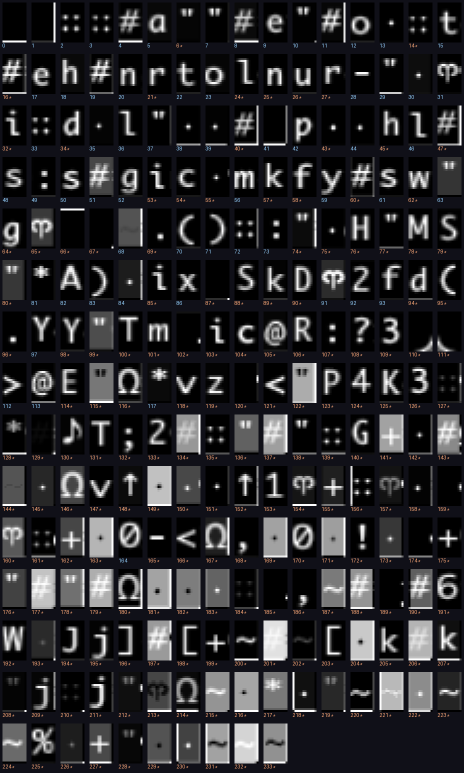
#> input picture 03-brogue/atlas_sheet.png, 928 x 1545 px, given as the content of the folder runs/frames, which was not available (shown at 1/2 size)
$ python build_atlas.py
#> lines starting #> are read from the running program, lines starting #| are printed output that depends on the picture; pictures that were not available may be replaced by others from this repository, and a replacement may not be noted
### 03-brogue/brogueagent/screen.py
"""Turn a screenshot of Brogue into a grid of characters.

Brogue draws a 100x34 character grid, and *stretches it over the whole client
area*: at `--size 4` the window is 908x567, so a cell is 9.08 x 16.68 pixels and
the cell boundaries drift by eight pixels between the left edge of the screen and
the right. Three earlier versions of this file assumed an integer lattice and
each one failed in a way worth recording, because the symptom never pointed at
the cause:

* a fixed 9x16 grid finds **1,924 distinct glyph shapes** in a font that has
  about ninety -- every cell is sliced in a slightly different place;
* aligning that grid by looking for quiet seams wanders by up to 18 pixels from
  frame to frame, because most of a Brogue screen is black and nearly every
  offset looks quiet;
* aligning it by *repetition* -- the right grid draws the same floor glyph
  hundreds of times -- is stable in x and still ambiguous in y, because the font
  does not fill its cell.

Cutting on the rounded fractional boundaries and resampling each cell into one
canonical box fixes all three at once: 174 prototypes, 90 of which cover 96% of
the cells on screen.

Matching is colour-blind and polarity-blind. Brogue paints the same letter in a
dozen colours, and on a lit tile it inverts to dark-on-light; only the shape is
stable. Colour is kept separately, because it carries its own information.
"""
from __future__ import annotations

import json
from dataclasses import dataclass
from pathlib import Path

import numpy as np
from PIL import Image

GRID_COLS, GRID_ROWS = 100, 34
BOX_W, BOX_H = 12, 20          # the canonical cell, larger than any on-screen cell
MIN_INK = 30.0                 # L2 norm below this and the cell is blank

# Brogue's layout: sidebar down the left, messages along the top, a button bar at
# the bottom, the dungeon in between.
SIDEBAR_COLS = 20
MESSAGE_ROWS = 3
FOOTER_ROWS = 2
MAP_COL0, MAP_ROW0 = SIDEBAR_COLS, MESSAGE_ROWS
MAP_COLS = GRID_COLS - SIDEBAR_COLS
MAP_ROWS = GRID_ROWS - MESSAGE_ROWS - FOOTER_ROWS

ATLAS_PATH = Path(__file__).with_name("atlas.npz")
LABELS_PATH = Path(__file__).with_name("labels.json")


@dataclass
class Screen:
    """One decoded frame."""

    chars: np.ndarray          # (rows, cols) unicode
    colour: np.ndarray         # (rows, cols, 3) mean ink colour
    confidence: np.ndarray     # (rows, cols) cosine similarity of the match
    unknown: int               # cells whose shape is not in the atlas

    def line(self, row: int, col0: int = 0, col1: int | None = None) -> str:
        return "".join(self.chars[row, col0:col1]).rstrip()

    def text(self, col0: int = 0, col1: int | None = None) -> list[str]:
        return [self.line(r, col0, col1) for r in range(self.chars.shape[0])]

    @property
    def map(self) -> np.ndarray:
        return self.chars[MAP_ROW0:MAP_ROW0 + MAP_ROWS, MAP_COL0:MAP_COL0 + MAP_COLS]

    # [4 lines left out: function find, not called in this run]


def cell_vectors(frame: np.ndarray, want_colour: bool = False):
    """Every cell as a contrast- and polarity-normalised vector.

    Returns (vectors, ink norms, mean ink colour or None). Colour is off by
    default because pooling it per cell costs more than the rest of the decode
    put together -- 200 ms of a 230 ms frame -- and the policy reads hue from the
    health bar directly rather than from the grid.
    """
    img = Image.fromarray(np.asarray(frame)) if not isinstance(frame, Image.Image) else frame
    width, height = img.size
    grey = img.convert("L")
    rgb = np.asarray(img.convert("RGB"), dtype=np.float32)

    # Resampling the whole frame once to an exact (cols*BOX_W, rows*BOX_H) image
    # puts every cell on an integer boundary, so the cells are plain array slices
    # afterwards. Cropping and resizing cell by cell gives the same answer and
    # costs about half a second a frame in Python, which is most of the time a
    # game takes to play.
    scaled = np.asarray(grey.resize((GRID_COLS * BOX_W, GRID_ROWS * BOX_H), Image.BILINEAR),
                        dtype=np.float32)
    raw = (scaled.reshape(GRID_ROWS, BOX_H, GRID_COLS, BOX_W)
                 .transpose(0, 2, 1, 3)
                 .reshape(GRID_ROWS, GRID_COLS, BOX_H * BOX_W))

    # Colour is taken from the unscaled frame, pooled per cell on the true
    # fractional boundaries, because it is read for hue and not for shape.
    if not want_colour:
        flat = raw.reshape(-1, BOX_H * BOX_W)
        vectors = flat - np.median(flat, axis=1, keepdims=True)
        vectors[vectors.sum(axis=1) < 0] *= -1
        norms = np.linalg.norm(vectors, axis=1)
        safe = np.where(norms > 1e-6, norms, 1.0)[:, None]
        return (vectors / safe).reshape(GRID_ROWS, GRID_COLS, -1),             norms.reshape(GRID_ROWS, GRID_COLS), None

    ys = np.minimum((np.arange(GRID_ROWS) * height / GRID_ROWS).round().astype(int), height - 1)
    xs = np.minimum((np.arange(GRID_COLS) * width / GRID_COLS).round().astype(int), width - 1)
    yh = max(1, height // GRID_ROWS)
    xw = max(1, width // GRID_COLS)
    colour = np.zeros((GRID_ROWS, GRID_COLS, 3), dtype=np.uint8)
    for r, y in enumerate(ys):
        band = rgb[y:y + yh]
        for c, x in enumerate(xs):
            tile = band[:, x:x + xw].reshape(-1, 3)
            if len(tile):
                lum = tile.mean(axis=1)
                ink = tile[np.abs(lum - np.median(lum)) > 24]
                colour[r, c] = ink.mean(axis=0) if len(ink) else tile.mean(axis=0)

    flat = raw.reshape(-1, BOX_H * BOX_W)
    vectors = flat - np.median(flat, axis=1, keepdims=True)
    # Ink is the minority of a cell's pixels, so forcing it positive merges a
    # glyph with the same glyph drawn dark-on-light on a lit tile.
    vectors[vectors.sum(axis=1) < 0] *= -1
    norms = np.linalg.norm(vectors, axis=1)
    safe = np.where(norms > 1e-6, norms, 1.0)[:, None]
    return (vectors / safe).reshape(GRID_ROWS, GRID_COLS, -1), \
        norms.reshape(GRID_ROWS, GRID_COLS), colour


class Decoder:
    """Prototype glyphs plus their labels."""

    def __init__(self, prototypes: np.ndarray, labels: dict[int, str]):
        self.prototypes = prototypes.astype(np.float32)
        self.labels = labels

    # [28 lines left out: functions load, __call__, not called in this run]

### 03-brogue/build_atlas.py
"""Learn the glyph prototypes from recorded frames, and write a labelling sheet.

    python capture_frames.py --seeds 1 2 3 --frames 28     # record
    python build_atlas.py                                   # cluster + sheet

Clusters every lit cell greedily by cosine similarity, frequency first, and
saves the prototypes to `brogueagent/atlas.npz`. The characters themselves are
not inferred -- `atlas_sheet.png` shows each prototype with its index, and
`brogueagent/labels.json` maps index to character. That file is written once, by
a person reading the sheet, which is cheaper and more exact than training an OCR
model to read a font that is already pixel-perfect on screen.
"""
from __future__ import annotations

import argparse
import json
from pathlib import Path

import numpy as np
from PIL import Image, ImageDraw

from brogueagent.screen import ATLAS_PATH, BOX_H, BOX_W, LABELS_PATH, MIN_INK, cell_vectors

THRESHOLD = 0.80   # below this a cell starts a new prototype


def cluster(vectors: np.ndarray, threshold: float):
    protos = np.zeros((0, vectors.shape[1]), dtype=np.float32)
    assign = np.zeros(len(vectors), dtype=np.int32)
    for i, v in enumerate(vectors):
        if len(protos):
            sims = protos @ v
            j = int(sims.argmax())
            if sims[j] >= threshold:
                assign[i] = j
                continue
        protos = np.vstack([protos, v[None]])
        assign[i] = len(protos) - 1
    return protos, assign


def main() -> None:
    ap = argparse.ArgumentParser()
    ap.add_argument("--frames", default="runs/frames")
    ap.add_argument("--stride", type=int, default=2)
    ap.add_argument("--threshold", type=float, default=THRESHOLD)
    ap.add_argument("--sheet", default="atlas_sheet.png")
    args = ap.parse_args()

    paths = sorted(Path(args.frames).glob("*.png"))[::args.stride]
    if not paths:
        raise SystemExit(f"no frames in {args.frames} -- run capture_frames.py first")

    collected = []
    for path in paths:
        vectors, norms, _ = cell_vectors(Image.open(path))
#> in cell_vectors, img is the input picture: PIL image 928x1545 RGB; mean R, G, B 42.3, 41.9, 44.6
#> in cell_vectors, `scaled = np.asarray(grey.resize((GRID_COLS * BOX_W, GRID_ROWS * BOX_H)..`:
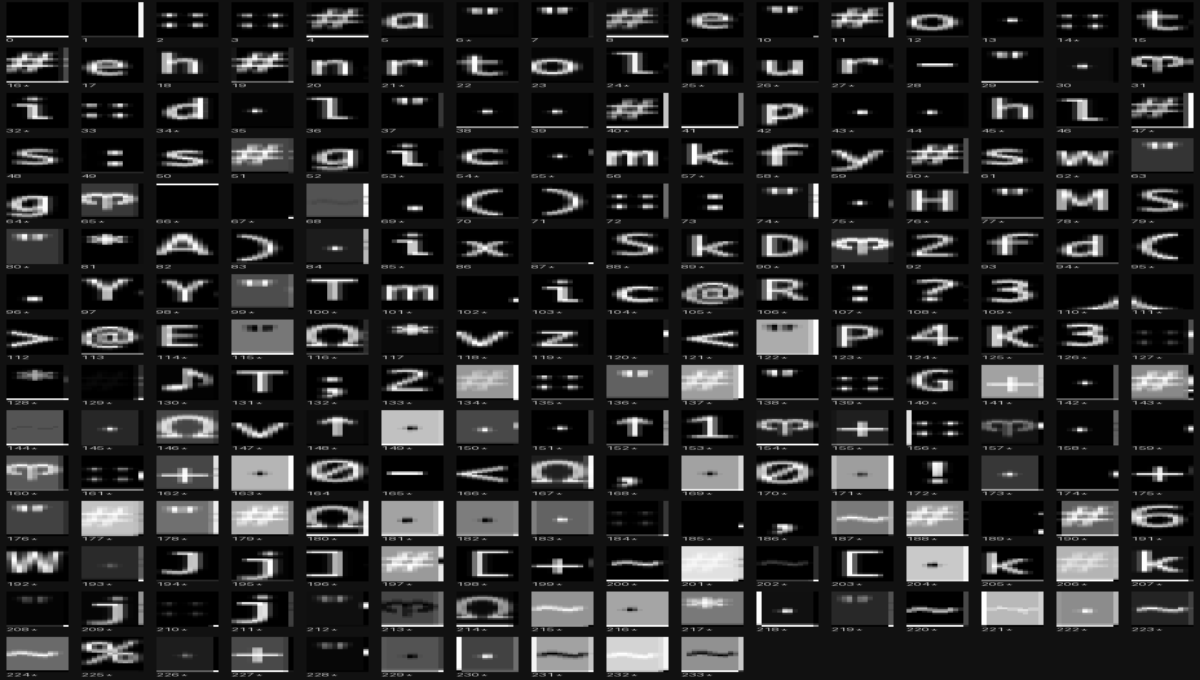
#> scaled: shape (680, 1200) float32; min 0, max 254, mean 42.4
#> in cell_vectors, `flat = raw.reshape(-1, BOX_H * BOX_W)`:
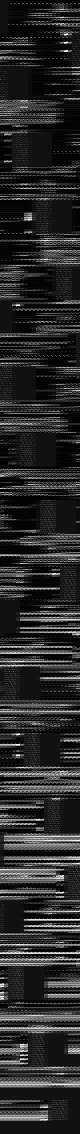
#> flat: shape (3400, 240) float32 (shown at 1/3 size); min 0, max 254, mean 42.4
#> in cell_vectors, `vectors[vectors.sum(axis=1) < 0] *= -1`:
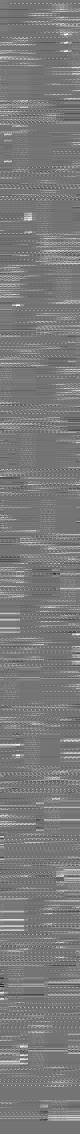
#> vectors: shape (3400, 240) float32 (shown at 1/3 size); min -215, max 254, mean 13.2; drawn with min black and max white
#> in cell_vectors, `norms = np.linalg.norm(vectors, axis=1)`: norms = 3400 values, max 2070.3 at index 11, min 0 at index 12, mean 562.4
#> in cell_vectors, `safe = np.where(norms > 1e-6, norms, 1.0)[:, None]`: safe = 3400 values, max 2070.3 at index 11, min 1 at index 12, mean 562.5
        flat = vectors.reshape(-1, vectors.shape[-1])
        collected.append(flat[norms.reshape(-1) > MIN_INK])
    data = np.vstack(collected).astype(np.float32)
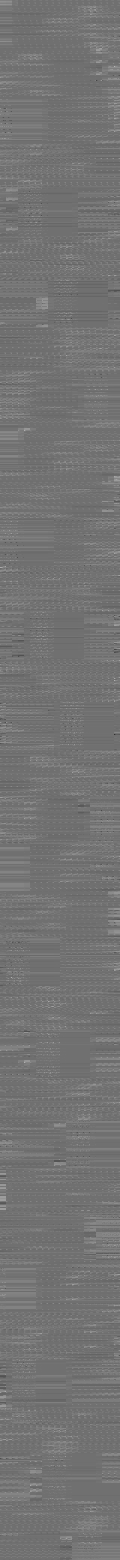
#> data: shape (3120, 240) float32 (shown at 1/2 size); min -0.72, max 0.915, mean 0.0225; drawn with min black and max white
    print(f"{len(paths)} frames, {len(data)} lit cells")
#| 1 frames, 3120 lit cells

    protos, assign = cluster(data, args.threshold)
#> in cluster, `assign = np.zeros(len(vectors), dtype=np.int32)`: assign = 3120 values from 0 to 0
#> the loop in cluster, `for i, v in enumerate(vectors):` made 3120 passes
#> (sims, j) on passes 2 to 13: ([0.0274], 0), ([0.0274, 1], 1), ([0.0274, 1], 1), ([0.0274, 1], 1), ([0.716, 0.554], 0), ([0.729, 0.0186, 0.787], 2), ([0.0274, 1, 0.554, 0.0186], 1), ([0.0274, 1, 0.554, 0.0186], 1), ([0.0274, 1, 0.554, 0.0186], 1), ([0.0274, 1, 0.554, 0.0186], 1), ([0.976, 0.0227, 0.658, 0.632], 0), ([0.415, 0.116, 0.389, 0.39], 0)
#> j on passes 20, 21, 22, 23, 25, 26: 4, 6, 4, 5, 0, 4
#> after the loop in cluster, `for i, v in enumerate(vectors):`:
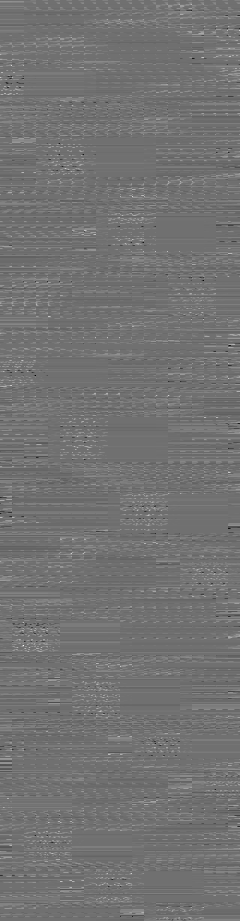
#> protos: shape (921, 240) float32; min -0.72, max 0.915, mean 0.0169; drawn with min black and max white
#> after the loop in cluster, `for i, v in enumerate(vectors):`: assign = 3120 values, max 920 at index 3098, min 0 at index 0, mean 302.7
    weight = np.bincount(assign, minlength=len(protos))
#> weight = 921 values, max 100 at index 7, min 1 at index 10, mean 3.39
    order = np.argsort(weight)[::-1]
#> order = 921 values, max 920 at index 53, min 0 at index 15, mean 460
    protos, weight = protos[order], weight[order]
#> weight = 921 values, max 100 at index 0, min 1 at index 409, mean 3.39
    share = weight.cumsum() / weight.sum()
#> share = 921 values from 0.0321 to 1
    print(f"{len(protos)} prototypes; "
          f"{int(np.searchsorted(share, 0.96)) + 1} cover 96% of cells, "
          f"{int(np.searchsorted(share, 0.99)) + 1} cover 99%")
#| 921 prototypes; 797 cover 96% of cells, 890 cover 99%

    np.savez_compressed(ATLAS_PATH, prototypes=protos, weight=weight)
    print(f"wrote {ATLAS_PATH}")

    labels = json.loads(LABELS_PATH.read_text()) if LABELS_PATH.exists() else {}
    cols, scale, pad, label_h = 16, 4, 10, 13
    cell_w, cell_h = BOX_W * scale + pad, BOX_H * scale + pad + label_h
    rows = (len(protos) + cols - 1) // cols
#> rows = 58
    sheet = Image.new("RGB", (cols * cell_w, rows * cell_h), (16, 16, 24))
    draw = ImageDraw.Draw(sheet)
    for i, proto in enumerate(protos):
        tile = proto.reshape(BOX_H, BOX_W)
        tile = tile - tile.min()
        tile = (255 * tile / (tile.max() + 1e-6)).astype(np.uint8)
        img = Image.fromarray(tile).convert("RGB").resize(
            (BOX_W * scale, BOX_H * scale), Image.NEAREST)
        x, y = (i % cols) * cell_w + pad // 2, (i // cols) * cell_h + pad // 2
        sheet.paste(img, (x, y))
        known = str(i) in labels
        draw.text((x, y + BOX_H * scale), f"{i}{'' if known else '*'}",
                  fill=(150, 210, 255) if known else (255, 170, 120))
#> this loop made 921 passes
#> (x, y) on passes 1 to 3: (5, 5), (63, 5), (121, 5)
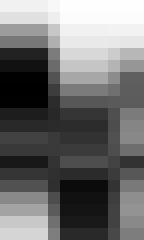
#> img: PIL image 48x80 RGB (shown 3 times larger); min 0, max 254, mean 110.7
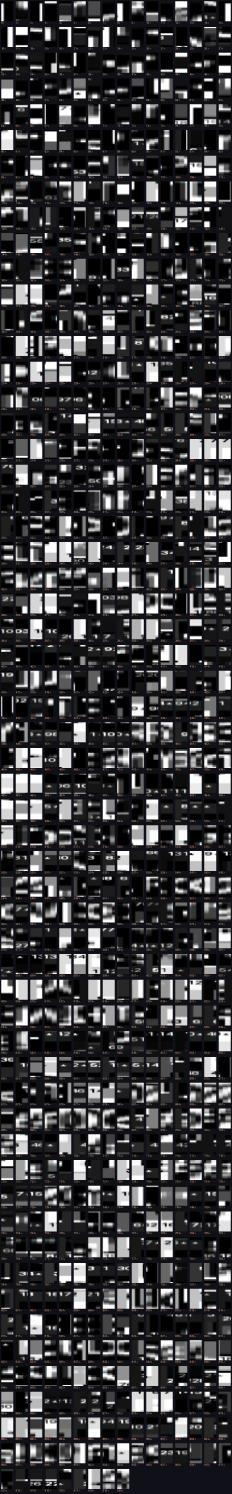
#> sheet: PIL image 928x5974 RGB (shown at 1/4 size); mean R, G, B 59.7, 59, 61.4
    sheet.save(args.sheet)
    print(f"wrote {args.sheet} -- indices marked * are not in labels.json yet")


if __name__ == "__main__":
    main()
